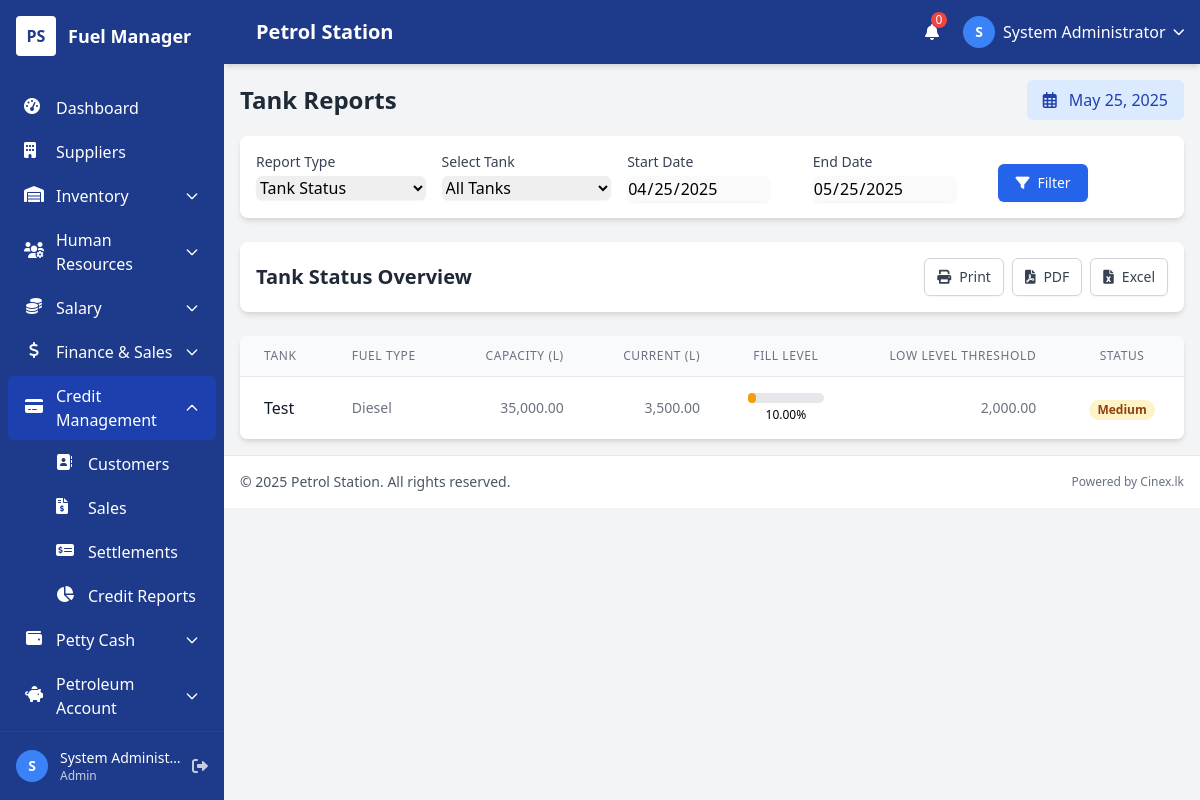
Before: /reports/tank_reports.php (signed in) with the older database file.
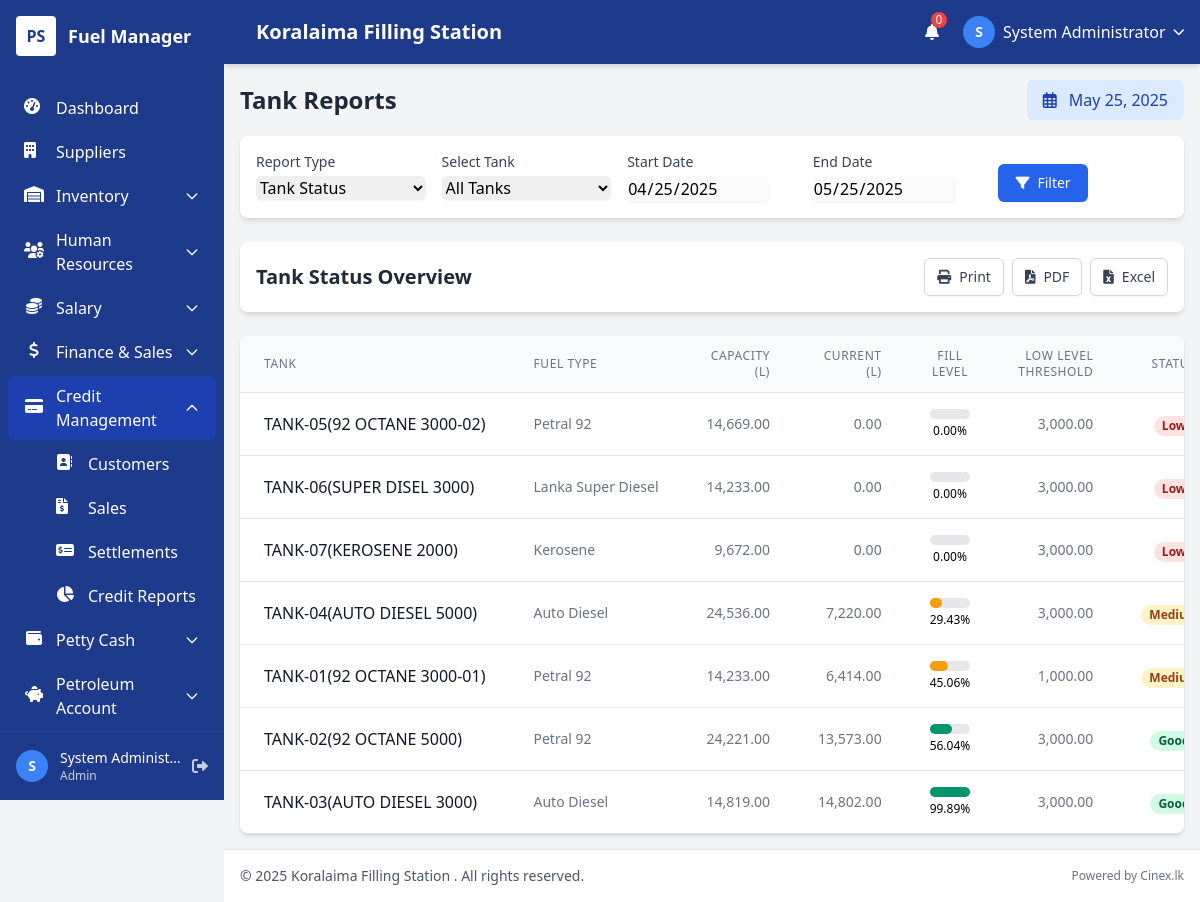
After: the same page with the newer database file.
### tables this page shows
CREATE TABLE `users` (
  `user_id` int(11) NOT NULL AUTO_INCREMENT,
  `username` varchar(50) NOT NULL,
  `password` varchar(255) NOT NULL,
  `full_name` varchar(100) NOT NULL,
  `email` varchar(100) NOT NULL,
  `role` enum('admin','manager','cashier','attendant') NOT NULL,
  `status` enum('active','inactive') DEFAULT 'active',
  `created_at` timestamp NULL DEFAULT current_timestamp(),
  `updated_at` timestamp NULL DEFAULT current_timestamp() ON UPDATE current_timestamp(),
  PRIMARY KEY (`user_id`),
  UNIQUE KEY `username` (`username`),
  UNIQUE KEY `email` (`email`)
);

CREATE TABLE `tanks` (
  `tank_id` int(11) NOT NULL AUTO_INCREMENT,
  `tank_name` varchar(50) NOT NULL,
  `fuel_type_id` int(11) NOT NULL,
  `capacity` decimal(10,2) NOT NULL,
  `current_volume` decimal(10,2) DEFAULT 0.00,
  `low_level_threshold` decimal(10,2) DEFAULT 0.00,
  `status` enum('active','inactive','maintenance') DEFAULT 'active',
  `location` varchar(100) DEFAULT NULL,
  `notes` text DEFAULT NULL,
  `created_at` timestamp NULL DEFAULT current_timestamp(),
  `updated_at` timestamp NULL DEFAULT current_timestamp() ON UPDATE current_timestamp(),
  PRIMARY KEY (`tank_id`),
  KEY `fuel_type_id` (`fuel_type_id`),
  CONSTRAINT `tanks_ibfk_1` FOREIGN KEY (`fuel_type_id`) REFERENCES `fuel_types` (`fuel_type_id`)
);

CREATE TABLE `fuel_types` (
  `fuel_type_id` int(11) NOT NULL AUTO_INCREMENT,
  `fuel_name` varchar(50) NOT NULL,
  `description` text DEFAULT NULL,
  `created_at` timestamp NULL DEFAULT current_timestamp(),
  `updated_at` timestamp NULL DEFAULT current_timestamp() ON UPDATE current_timestamp(),
  PRIMARY KEY (`fuel_type_id`)
);

### reports/tank_reports.php (the view, shortened to what the rows shown need)
<?php
$page_title = "Tank Reports";
require_once '../includes/header.php';
require_once '../includes/db.php';
$report_type = isset($_GET['type']) ? $_GET['type'] : 'status';
$tank_id = isset($_GET['tank_id']) ? $_GET['tank_id'] : null;
function getTankStatusData($conn, $tank_id = null) {
    $sql = "SELECT
                t.tank_id,
                t.tank_name,
                ft.fuel_name,
                t.capacity,
                t.current_volume,
                (t.current_volume / t.capacity) * 100 as percentage_full,
                t.low_level_threshold,
                CASE
                    WHEN t.current_volume <= t.low_level_threshold THEN 'low'
                    WHEN t.current_volume < (t.capacity * 0.5) THEN 'medium'
                    ELSE 'good'
                END as status
            FROM
                tanks t
                JOIN fuel_types ft ON t.fuel_type_id = ft.fuel_type_id";
    if ($tank_id) {
        $sql .= " WHERE t.tank_id = ?";
        $stmt = $conn->prepare($sql);
        $stmt->bind_param("i", $tank_id);
        $stmt->execute();
        $result = $stmt->get_result();
    } else {
        $sql .= " ORDER BY percentage_full ASC";
        $result = $conn->query($sql);
    }
    $data = [];
    while ($row = $result->fetch_assoc()) {
        $data[] = $row;
    }
    return $data;
}
$report_data = [];
$report_title = "";
switch ($report_type) {
    case 'status':
    default:
        $report_data = getTankStatusData($conn, $tank_id);
        $report_title = $tank_id ? "Tank Status - Selected Tank" : "Tank Status Overview";
        break;
}
?>
<div class="bg-white rounded-lg shadow-md p-4 mb-6">
    <div class="flex flex-col md:flex-row justify-between items-center">
        <h2 class="text-xl font-bold text-gray-800 mb-4 md:mb-0"><?= $report_title ?></h2>
    </div>
</div>
<div class="bg-white rounded-lg shadow-md overflow-hidden" id="report-content">
    <?php if (empty($report_data) && ($report_type === 'history' || $report_type === 'consumption') && !$tank_id): ?>
        <div class="p-8 text-center">
            <div class="bg-blue-50 rounded-lg p-6 inline-block">
                <i class="fas fa-info-circle text-blue-500 text-3xl mb-3"></i>
                <h3 class="text-lg font-medium text-blue-900 mb-2">Select a Tank</h3>
                <p class="text-blue-700">Please select a specific tank from the dropdown menu to view detailed information.</p>
            </div>
        </div>
    <?php else: ?>
        <?php if ($report_type === 'status'): ?>
            <div class="overflow-x-auto">
                <table class="min-w-full divide-y divide-gray-200">
                    <thead class="bg-gray-50">
                        <tr>
                            <th scope="col" class="px-6 py-3 text-left text-xs font-medium text-gray-500 uppercase tracking-wider">Tank</th>
                            <th scope="col" class="px-6 py-3 text-left text-xs font-medium text-gray-500 uppercase tracking-wider">Fuel Type</th>
                            <th scope="col" class="px-6 py-3 text-right text-xs font-medium text-gray-500 uppercase tracking-wider">Capacity (L)</th>
                            <th scope="col" class="px-6 py-3 text-right text-xs font-medium text-gray-500 uppercase tracking-wider">Current (L)</th>
                            <th scope="col" class="px-6 py-3 text-center text-xs font-medium text-gray-500 uppercase tracking-wider">Fill Level</th>
                            <th scope="col" class="px-6 py-3 text-right text-xs font-medium text-gray-500 uppercase tracking-wider">Low Level Threshold</th>
                            <th scope="col" class="px-6 py-3 text-center text-xs font-medium text-gray-500 uppercase tracking-wider">Status</th>
                        </tr>
                    </thead>
                    <tbody class="bg-white divide-y divide-gray-200">
                        <?php foreach ($report_data as $row): ?>
                            <tr>
                                <td class="px-6 py-4 whitespace-nowrap">
                                    <div class="font-medium text-gray-900"><?= htmlspecialchars($row['tank_name']) ?></div>
                                </td>
                                <td class="px-6 py-4 whitespace-nowrap text-sm text-gray-500">
                                    <?= htmlspecialchars($row['fuel_name']) ?>
                                </td>
                                <td class="px-6 py-4 whitespace-nowrap text-right text-sm text-gray-500">
                                    <?= number_format($row['capacity'], 2) ?>
                                </td>
                                <td class="px-6 py-4 whitespace-nowrap text-right text-sm text-gray-500">
                                    <?= number_format($row['current_volume'], 2) ?>
                                </td>
                                <td class="px-6 py-4 whitespace-nowrap">
                                    <div class="w-full bg-gray-200 rounded-full h-2.5">
                                        <div class="<?= $row['status'] === 'low' ? 'bg-red-600' : ($row['status'] === 'medium' ? 'bg-yellow-500' : 'bg-green-600') ?> h-2.5 rounded-full" style="width: <?= $row['percentage_full'] ?>%"></div>
                                    </div>
                                    <div class="text-xs text-center mt-1"><?= number_format($row['percentage_full'], 2) ?>%</div>
                                </td>
                                <td class="px-6 py-4 whitespace-nowrap text-right text-sm text-gray-500">
                                    <?= number_format($row['low_level_threshold'], 2) ?>
                                </td>
                                <td class="px-6 py-4 whitespace-nowrap text-center">
                                    <?php if ($row['status'] === 'low'): ?>
                                        <span class="px-2 inline-flex text-xs leading-5 font-semibold rounded-full bg-red-100 text-red-800">
                                            Low
                                        </span>
                                    <?php elseif ($row['status'] === 'medium'): ?>
                                        <span class="px-2 inline-flex text-xs leading-5 font-semibold rounded-full bg-yellow-100 text-yellow-800">
                                            Medium
                                        </span>
                                    <?php else: ?>
                                        <span class="px-2 inline-flex text-xs leading-5 font-semibold rounded-full bg-green-100 text-green-800">
                                            Good
                                        </span>
                                    <?php endif; ?>
                                </td>
                            </tr>
                        <?php endforeach; ?>
                    </tbody>
                </table>
            </div>
        <?php endif; ?>
    <?php endif; ?>
</div>
<?php
require_once '../includes/footer.php';
?>

### includes/header.php (shortened to what the rows shown need)
<?php
$current_page = basename($_SERVER['PHP_SELF']);
$user_data = null;
if (isset($_SESSION['user_id'])) {
    require_once __DIR__ . '/db.php';
    $stmt = $conn->prepare("SELECT user_id, username, full_name, role FROM users WHERE user_id = ?");
    $stmt->bind_param("i", $_SESSION['user_id']);
    $stmt->execute();
    $result = $stmt->get_result();
    $user_data = $result->fetch_assoc();
}
?>
<!DOCTYPE html>
<html lang="en">
<head>
    <link href="https://cdn.jsdelivr.net/npm/tailwindcss@2.2.19/dist/tailwind.min.css" rel="stylesheet">
    <link rel="stylesheet" href="https://cdnjs.cloudflare.com/ajax/libs/font-awesome/6.0.0/css/all.min.css">
</head>
<body class="bg-gray-100">
    <?php if ($current_page != 'login.php'): ?>
    <div class="min-h-screen">
        <div id="main-content-wrapper">
            <header class="bg-header shadow-md z-20 sticky top-0 main-header">
                <div class="flex justify-between items-center h-16 px-4">
                    <div class="flex items-center space-x-4">
                        <?php if ($user_data): ?>
                        <div class="relative">
                            <button id="user-menu-button" class="flex items-center space-x-2 text-white focus:outline-none">
                                <div class="w-8 h-8 rounded-full bg-secondary flex items-center justify-center">
                                    <?php
                                    $initials = 'S';
                                    if (isset($user_data['full_name'])) {
                                        $name_parts = explode(' ', $user_data['full_name']);
                                        $initials = strtoupper(substr($name_parts[0], 0, 1));
                                        if (count($name_parts) > 1) {
                                            $initials = strtoupper(substr($name_parts[0], 0, 1));
                                        }
                                    }
                                    ?>
                                    <span class="text-sm font-bold"><?= $initials ?></span>
                                </div>
                                <span class="hidden md:inline"><?= htmlspecialchars($user_data['full_name']) ?></span>
                                <i class="fas fa-chevron-down text-xs"></i>
                            </button>
                        </div>
                        <?php endif; ?>
                    </div>
                </div>
            </header>
            <main class="p-4">
                <?php if (isset($page_title)): ?>
                <div class="flex flex-col md:flex-row justify-between items-start md:items-center mb-4">
                    <div>
                        <h1 class="text-2xl font-bold text-gray-800"><?= htmlspecialchars($page_title) ?></h1>
                    </div>
                </div>
                <?php endif; ?>
    <?php endif; ?>

Changed rows visible on the page:
removed tanks: tank_name "Test", fuel_type.fuel_name "Diesel", capacity "35,000.00", current_volume "3,500.00", $row['percentage_full'] 10.000000 (drawn), percentage_full "10.00", low_level_threshold "2,000.00", shows "Medium"
added tanks: tank_name "TANK-05(92 OCTANE 3000-02)", fuel_type.fuel_name "Petral 92", capacity "14,669.00", current_volume "0.00", percentage_full "0.00", low_level_threshold "3,000.00", shows "Low"
added tanks: tank_name "TANK-06(SUPER DISEL 3000)", fuel_type.fuel_name "Lanka Super Diesel", capacity "14,233.00", current_volume "0.00", percentage_full "0.00", low_level_threshold "3,000.00", shows "Low"
added tanks: tank_name "TANK-07(KEROSENE 2000)", fuel_type.fuel_name "Kerosene", capacity "9,672.00", current_volume "0.00", percentage_full "0.00", low_level_threshold "3,000.00", shows "Low"
added tanks: tank_name "TANK-04(AUTO DIESEL 5000)", fuel_type.fuel_name "Auto Diesel", capacity "24,536.00", current_volume "7,220.00", $row['percentage_full'] 29.426149 (drawn), percentage_full "29.43", low_level_threshold "3,000.00", shows "Medium"
added tanks: tank_name "TANK-01(92 OCTANE 3000-01)", fuel_type.fuel_name "Petral 92", capacity "14,233.00", current_volume "6,414.00", $row['percentage_full'] 45.064287 (drawn), percentage_full "45.06", low_level_threshold "1,000.00", shows "Medium"
added tanks: tank_name "TANK-02(92 OCTANE 5000)", fuel_type.fuel_name "Petral 92", capacity "24,221.00", current_volume "13,573.00", $row['percentage_full'] 56.038149 (drawn), percentage_full "56.04", low_level_threshold "3,000.00", shows "Good"
added tanks: tank_name "TANK-03(AUTO DIESEL 3000)", fuel_type.fuel_name "Auto Diesel", capacity "14,819.00", current_volume "14,802.00", $row['percentage_full'] 99.885282 (drawn), percentage_full "99.89", low_level_threshold "3,000.00", shows "Good"
Other visible differences:
$company_name: "Petrol Station" → "Koralaima Filling Station"
get_setting('company_name', 'Fuel Manager'): "Petrol Station" → "Koralaima Filling Station"
